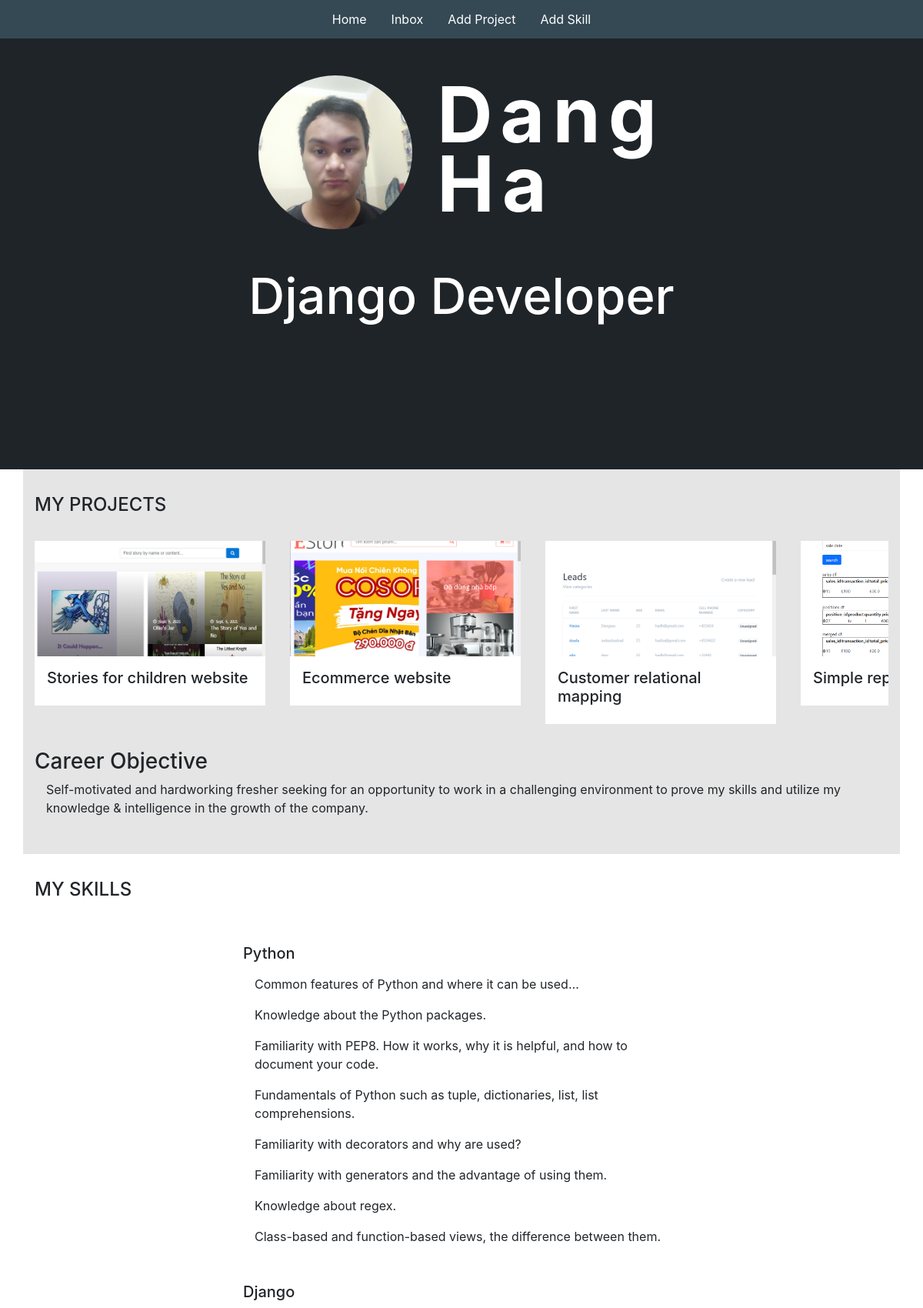
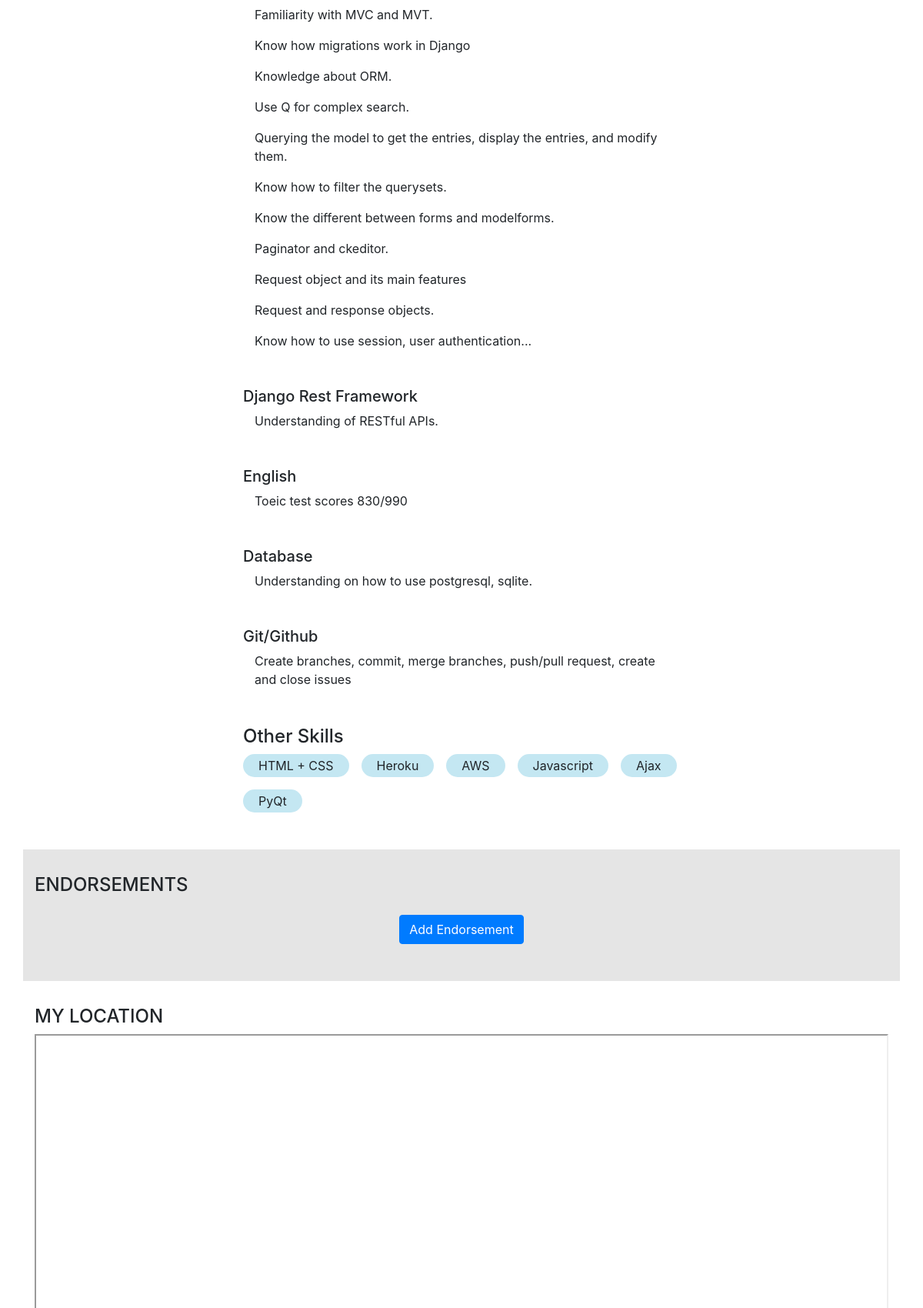
The app's page / (signed in, upper part) with its own data (2 pictures, top to bottom).
### base/models.py (models this page shows, shortened)
class Project(models.Model):
    title = models.CharField(max_length=200)
    thumbnail = models.ImageField(null=True)
    body = RichTextUploadingField()
    slug = models.SlugField(null=True, blank=True)
    created = models.DateTimeField(auto_now_add=True)
    id = models.UUIDField(default=uuid.uuid4, unique=True, primary_key=True, editable=False)

class Skill(models.Model):
    title = models.CharField(max_length=100)
    body = models.TextField(null=True, blank=True)
    logo = models.ImageField(null=True, blank=True)
    created = models.DateTimeField(auto_now_add=True)
    id = models.UUIDField(default=uuid.uuid4, unique=True, primary_key=True, editable=False)

### base/views.py (the view)
# urls.py: path('', views.home, name="home"),
def home(request):
    projects = Project.objects.all()
    detailedSkills = Skill.objects.exclude(body='')
    skills = Skill.objects.filter(body='')
    endorsements = Endorsement.objects.filter(approved=True)
    form = MessageForm()
    if request.method == "POST":
        form = MessageForm(request.POST)
        if form.is_valid():
            form.save()
            messages.success(request, 'Your message was successfully sent!.')
    context = {'projects': projects, 'skills': skills, 'detailedSkills':detailedSkills, 'form': form, 'endorsements': endorsements}
    return render(request, 'base/home.html', context)

### base/templates/base/home.html (shortened to what this page needs)
{% extends 'base/main.html' %}
{% load static %}
{% block content %}
<section class="hero" id="my-hero">
    <div class="hero--content">
        <div class="hero--content--intro">
            <img id="profile_pic" src="{% static 'images/dangha.jpg' %}" alt="profile_pic">
            <h1 class="intro--name">Dang <br> Ha</h1>
        </div>
        <div class="hero--content--subheadline">
            <h3 class="description">Django Developer</h3>
        </div>
    </div>
</section>
<section class="container section--2" id="my-projects">
    <h4>MY PROJECTS</h4>
    <div class="projects--wrapper">
        {% for project in projects %}
        <div class="project--column">
            <a href="{% url 'base:project' project.id %}">
                <img class="project--thumbnail" src="{{project.thumbnail.url}}" alt="thumb_nail">
            </a>
            <div class="project--body">
                <h5>{{project.title}}</h5>
            </div>
        </div>
        {% empty %}
        <h3>There are no projects in the database...</h3> {% endfor %} </div>
        <div class="about--wrapper">
            <h3>Career Objective</h3>
            <div class="container">
            <p>Self-motivated and hardworking fresher seeking for an opportunity to work in a challenging environment
                to prove my skills and utilize my knowledge & intelligence in the growth of the company.
            </p>
            </div>
        </div>
</section>
<section class="section--1" id="my-skills">
    <div class="container">
        <h4>MY SKILLS</h4>
    </div>
    <div class="skills--container">
        {% for skill in detailedSkills %}
        <div class="skill--wrapper">
            <div>
                <h5>{{skill.title}}</h5>
                <div class="container">
                    <p>{{skill.body|safe}}</p>
                </div>
            </div>
        </div>
        {% endfor %}
        <h4>Other Skills</h4>
        <div class="other--skills--wrapper">
            {% for skill in skills %}
            <div class="skill--tag">
                <span>{{skill.title}}</span>
            </div>
            {% endfor %}
        </div>
    </div>
</section>
<section class="container section--2" id="your-endorsements">
    <h4>ENDORSEMENTS</h4>
    <div class="skills--container">
        <div class="text-center">
            <a class="btn btn-primary" href="{% url 'base:add-endorsement' %}">Add Endorsement</a>
        </div>
    </div>
</section>
<section class="section--1" id="my-location">
    <div class="container">
        <h4>MY LOCATION</h4>
        <div class="container container-iframe text-center">
            <iframe src="https://www.google.com/maps/embed?pb=!1m18!1m12!1m3!1d3164.2394748027764!2d106.73058930947059!3d10.72759528090378!2m3!1f0!2f0!3f0!3m2!1i1024!2i768!4f13.1!3m3!1m2!1s0x31752565caeb825f%3A0x8e71399d04c059c3!2zODU4IEh14buzbmggVOG6pW4gUGjDoXQsIFTDom4gUGjDuiwgUXXhuq1uIDcsIFRow6BuaCBwaOG7kSBI4buTIENow60gTWluaCwgVmlldG5hbQ!5e0!3m2!1sen!2s!4v1630856971885!5m2!1sen!2s" class="map_sss responsive-iframe" allowfullscreen></iframe>
        </div>
    </div>
</section>
{% endblock %}

### static/styles/main.css (style rules this page uses)
body { background-color: #E5E5E5; }
.section--1 { background-color: #fff; padding-top: 2em; padding-bottom: 2em; }
.section--2 { background-color: #E5E5E5; padding-top: 2em; padding-bottom: 2em; }
.hero { background-color: #1F2428; min-height: 70vh; color: #fff; }
#profile_pic { height: 200px; width: 200px; object-fit: cover; border-radius: 50%; }
.hero--content { width: 800px; margin: 0 auto; padding: 3em; }
.hero--content--intro { display: flex; color: #fff; justify-content: center; align-items: center; gap: 2em; margin-bottom: 3em; }
.intro--name { font-size: 100px; letter-spacing: .1em; font-weight: 700; line-height: .9em; }
.description { font-size: 65px; text-align: center; }
.projects--wrapper { display: flex; justify-content: flex-start; gap: 2em; margin-top: 2em; margin-bottom: 2em; overflow-x: auto; }
.project--column { min-width: 300px; }
.project--thumbnail { width: 100%; height: 150px; object-fit: cover; }
.project--body { background-color: #fff; padding: 1em; }
.skills--container { width: 600px; margin: 0 auto; padding: 1em; }
.skill--wrapper { margin-top: 2em; margin-bottom: 2em; display: flex; gap: 2em; align-items: center; }
.other--skills--wrapper { display: flex; flex-wrap: wrap; gap: 1em; }
.skill--tag { background-color: #C4E7F2; width: fit-content; padding: 3px 20px; border-radius: 20px; }
.container-iframe { position: relative; overflow: hidden; width: 100%; padding-top: 56.25%; }
.responsive-iframe { position: absolute; top: 0; left: 0; bottom: 0; right: 0; width: 100%; height: 100%; }

### records on screen
Project: thumbnail (picture), title "Stories for children website"
Project: thumbnail (picture), title "Ecommerce website"
Project: thumbnail (picture), title "Customer relational mapping"
Project: thumbnail (picture), title "Simple…"
Skill: title "Python", body "Common features of Python and where it can be used… Knowledge about the Python packages. Familiarity with PEP8. How it works, why it is helpful, and how to document your code. Fundamentals of Python such as tuple, dictionaries, list, list comprehensions. Familiarity with decorators and why are used? Familiarity with generators and the advantage of using them. Knowledge about regex. Class-based and function-based views, the difference between them."
Skill: title "Django", body "Familiarity with MVC and MVT. Know how migrations work in Django Knowledge about ORM. Use Q for complex search. Querying the model to get the entries, display the entries, and modify them. Know how to filter the querysets. Know the different between forms and modelforms. Paginator and ckeditor. Request object and its main features Request and response objects. Know how to use session, user authentication..."
Skill: title "Django Rest Framework", body "Understanding of RESTful APIs."
Skill: title "English", body "Toeic test scores 830/990"
Skill: title "Database", body "Understanding on how to use postgresql, sqlite."
Skill: title "Git/Github", body "Create branches, commit, merge branches, push/pull request, create and close issues"
Skill: title "HTML + CSS"
Skill: title "Heroku"
Skill: title "AWS"
Skill: title "Javascript"
Skill: title "Ajax"
Skill: title "PyQt"
